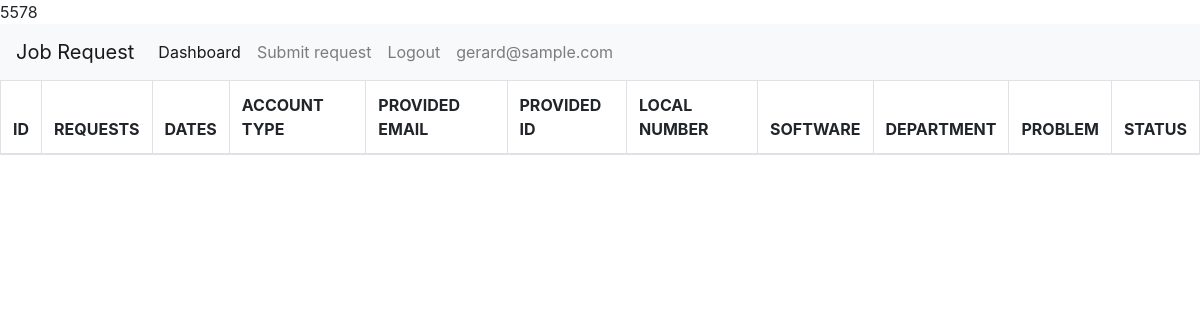
The page /user/test.php (signed in) on the database as committed earlier.
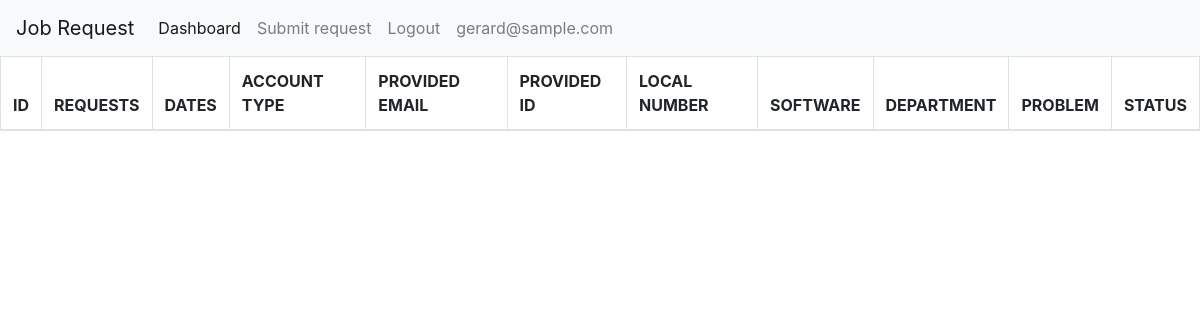
The same page on the database as committed later.
### tables this page shows
CREATE TABLE `assigned_task` (
  `id` int(11) NOT NULL,
  `user_id` int(11) NOT NULL,
  `request_id` int(11) NOT NULL
);

CREATE TABLE `requests` (
  `id` int(11) NOT NULL,
  `request` varchar(255) NOT NULL,
  `dates` varchar(255) NOT NULL,
  `account_type` varchar(255) NOT NULL,
  `provided_email` varchar(255) NOT NULL,
  `provided_id` varchar(255) NOT NULL,
  `local_number` varchar(20) DEFAULT NULL,
  `software` varchar(255) NOT NULL,
  `dept` varchar(255) NOT NULL,
  `problem` varchar(255) NOT NULL,
  `status` varchar(255) NOT NULL DEFAULT '1',
  `accepted_by` varchar(255) NOT NULL,
  `date_submitted` varchar(255) NOT NULL,
  `date_modified` varchar(255) NOT NULL,
  `email` varchar(255) NOT NULL
);

### user/test.php (the view, shortened to what this page needs)
<?php
include 'config.php';
?>
<!DOCTYPE html>
<html lang="en">
<head>
    <link rel="stylesheet" href="https://cdn.jsdelivr.net/npm/bootstrap@4.0.0/dist/css/bootstrap.min.css">
</head>
<body>
    <?php
    $sessid = $_SESSION["ID"];
    $tasksql = "SELECT * FROM assigned_task where user_id = '$sessid' ";
    $taskquery = mysqli_query($con, $tasksql);
    if ($taskquery) {
        while ($row = mysqli_fetch_assoc($taskquery)) {
            $reqrid = $row['request_id'];
            $sqlreq = "SELECT * from requests where request ='$reqrid'";
            $reqQuery = mysqli_query($con, $sqlreq);
            if ($reqQuery) {
                while ($rows = mysqli_fetch_assoc($reqQuery)) {
                    $reqid = $rows['request'];
                }
            }
            echo "$reqid";
        }
    }
    ?>
    <nav class="navbar navbar-expand-lg navbar-light bg-light">
        <a class="navbar-brand" href="index.php">Job Request</a>
        <div class="collapse navbar-collapse" id="navbarNavAltMarkup">
            <div class="navbar-nav">
                <a class="nav-item nav-link active" href="#">Dashboard</a>
                <a class="nav-item nav-link" href="request.php">Submit request</a>
                <a class="nav-item nav-link" href="logout.php">Logout</a>
                <a class="nav-item nav-link" style="pointer-events:none"> <?php echo $_SESSION["EMAIL"]; ?></a>
            </div>
        </div>
    </nav>
    <table class="table table-bordered table-hover table-responsive-xl">
        <thead>
            <tr>
                <th scope="col">ID</th>
                <th scope="col">REQUESTS</th>
                <th scope="col">DATES</th>
                <th scope="col">ACCOUNT TYPE</th>
                <th scope="col">PROVIDED EMAIL</th>
                <th scope="col">PROVIDED ID</th>
                <th scope="col">LOCAL NUMBER</th>
                <th scope="col">SOFTWARE</th>
                <th scope="col">DEPARTMENT</th>
                <th scope="col">PROBLEM</th>
                <th scope="col">STATUS</th>
            </tr>
        </thead>
    </table>
</body>
</html>

Rows that differ between the two databases and show on the page:
removed assigned_task: requests.request "5"
removed requests: request "5"
removed assigned_task: requests.request "7"
removed assigned_task: requests.request "8"
